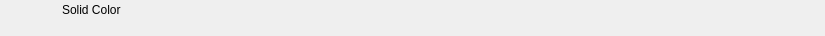
<?xml version="1.0" encoding="UTF-8"?>
<ui version="4.0">
 <class>RundownSolidColorWidget</class>
 <widget class="QWidget" name="RundownSolidColorWidget">
  <property name="geometry">
   <rect>
    <x>0</x>
    <y>0</y>
    <width>825</width>
    <height>36</height>
   </rect>
  </property>
  <layout class="QHBoxLayout" name="horizontalLayout">
   <property name="spacing">
    <number>0</number>
   </property>
   <property name="margin">
    <number>0</number>
   </property>
   <item>
    <widget class="QFrame" name="frameItem">
     <property name="sizePolicy">
      <sizepolicy hsizetype="Preferred" vsizetype="Fixed">
       <horstretch>0</horstretch>
       <verstretch>0</verstretch>
      </sizepolicy>
     </property>
     <property name="minimumSize">
      <size>
       <width>0</width>
       <height>36</height>
      </size>
     </property>
     <widget class="QLabel" name="labelIcon">
      <property name="geometry">
       <rect>
        <x>22</x>
        <y>2</y>
        <width>32</width>
        <height>32</height>
       </rect>
      </property>
      <property name="text">
       <string/>
      </property>
      <property name="pixmap">
       <pixmap resource="../Widgets.qrc">:/Graphics/Images/SolidColor.png</pixmap>
      </property>
      <property name="scaledContents">
       <bool>true</bool>
      </property>
     </widget>
     <widget class="QLabel" name="labelLabel">
      <property name="geometry">
       <rect>
        <x>62</x>
        <y>2</y>
        <width>5000</width>
        <height>16</height>
       </rect>
      </property>
      <property name="text">
       <string>Solid Color</string>
      </property>
     </widget>
     <widget class="QLabel" name="labelChannel">
      <property name="geometry">
       <rect>
        <x>0</x>
        <y>0</y>
        <width>0</width>
        <height>0</height>
       </rect>
      </property>
      <property name="text">
       <string></string>
      </property>
     </widget>
     <widget class="QLabel" name="labelVideolayer">
      <property name="geometry">
       <rect>
        <x>140</x>
        <y>19</y>
        <width>40</width>
        <height>16</height>
       </rect>
      </property>
      <property name="text">
       <string></string>
      </property>
     </widget>
     <widget class="QLabel" name="labelColor">
      <property name="geometry">
       <rect>
        <x>0</x>
        <y>0</y>
        <width>18</width>
        <height>36</height>
       </rect>
      </property>
      <property name="text">
       <string/>
      </property>
     </widget>
     <widget class="QLabel" name="labelGroupColor">
      <property name="geometry">
       <rect>
        <x>0</x>
        <y>0</y>
        <width>6</width>
        <height>36</height>
       </rect>
      </property>
      <property name="text">
       <string/>
      </property>
     </widget>
     <widget class="QLabel" name="labelDevice">
      <property name="geometry">
       <rect>
        <x>62</x>
        <y>19</y>
        <width>75</width>
        <height>16</height>
       </rect>
      </property>
      <property name="text">
       <string></string>
      </property>
     </widget>
     <widget class="QLabel" name="labelDelay">
      <property name="geometry">
       <rect>
        <x>185</x>
        <y>19</y>
        <width>55</width>
        <height>16</height>
       </rect>
      </property>
      <property name="text">
       <string></string>
      </property>
     </widget>
     <widget class="QLabel" name="labelRemoteTriggerId">
      <property name="geometry">
       <rect>
        <x>245</x>
        <y>19</y>
        <width>70</width>
        <height>16</height>
       </rect>
      </property>
      <property name="text">
       <string></string>
      </property>
     </widget>
    </widget>
   </item>
   <item>
    <widget class="QFrame" name="frameStatus">
     <property name="minimumSize">
      <size>
       <width>77</width>
       <height>0</height>
      </size>
     </property>
     <property name="maximumSize">
      <size>
       <width>77</width>
       <height>16777215</height>
      </size>
     </property>
     <widget class="QLabel" name="labelGpiConnected">
      <property name="geometry">
       <rect>
        <x>1</x>
        <y>2</y>
        <width>32</width>
        <height>32</height>
       </rect>
      </property>
      <property name="minimumSize">
       <size>
        <width>32</width>
        <height>32</height>
       </size>
      </property>
      <property name="maximumSize">
       <size>
        <width>32</width>
        <height>32</height>
       </size>
      </property>
      <property name="lineWidth">
       <number>0</number>
      </property>
      <property name="text">
       <string/>
      </property>
      <property name="pixmap">
       <pixmap resource="../Widgets.qrc">:/Graphics/Images/GpiConnected.png</pixmap>
      </property>
      <property name="scaledContents">
       <bool>true</bool>
      </property>
     </widget>
     <widget class="QLabel" name="labelDisconnected">
      <property name="geometry">
       <rect>
        <x>32</x>
        <y>2</y>
        <width>32</width>
        <height>32</height>
       </rect>
      </property>
      <property name="minimumSize">
       <size>
        <width>32</width>
        <height>32</height>
       </size>
      </property>
      <property name="maximumSize">
       <size>
        <width>32</width>
        <height>32</height>
       </size>
      </property>
      <property name="text">
       <string/>
      </property>
      <property name="pixmap">
       <pixmap resource="../Widgets.qrc">:/Graphics/Images/Disconnected.png</pixmap>
      </property>
      <property name="scaledContents">
       <bool>true</bool>
      </property>
     </widget>
     <widget class="QLabel" name="labelActiveColor">
      <property name="geometry">
       <rect>
        <x>69</x>
        <y>0</y>
        <width>8</width>
        <height>36</height>
       </rect>
      </property>
      <property name="minimumSize">
       <size>
        <width>8</width>
        <height>36</height>
       </size>
      </property>
      <property name="maximumSize">
       <size>
        <width>8</width>
        <height>36</height>
       </size>
      </property>
      <property name="text">
       <string/>
      </property>
     </widget>
    </widget>
   </item>
  </layout>
 </widget>
 <resources>
  <include location="../Widgets.qrc"/>
 </resources>
 <connections/>
 <slots>
  <slot>addToCombo()</slot>
 </slots>
</ui>
